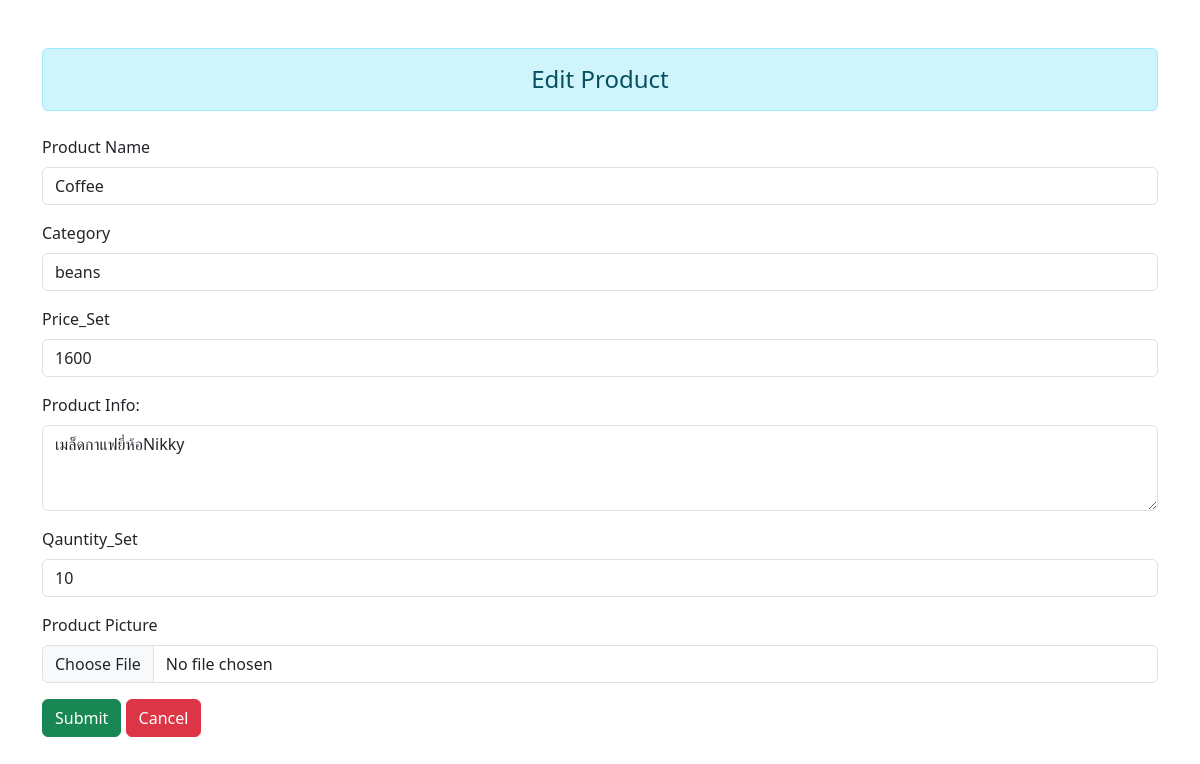
Before: /jobdb/page/admin/edit_inventory.php?listproduct_id=1 with the older database file.
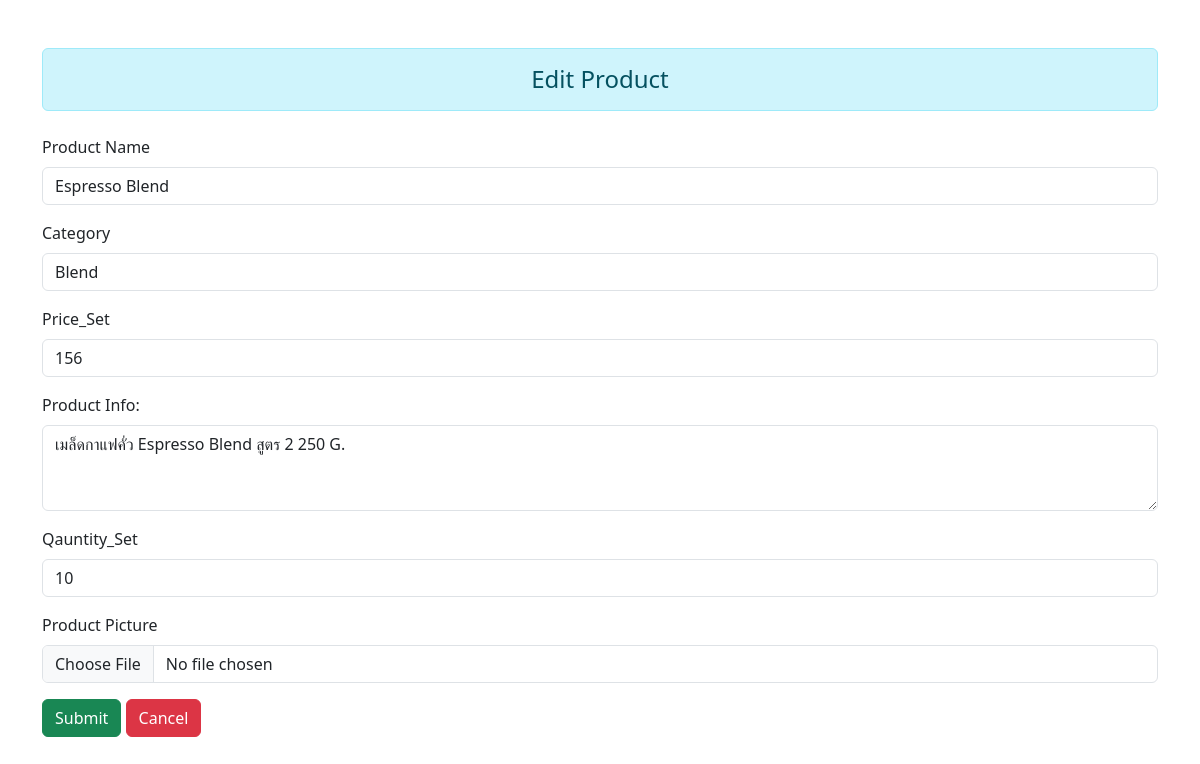
After: the same page with the newer database file.
### tables this page shows
CREATE TABLE `list_product` (
  `listproduct_id` int(10) NOT NULL,
  `product_name` varchar(50) NOT NULL,
  `category` varchar(50) NOT NULL,
  `price_set` decimal(10,0) NOT NULL,
  `product_info` text NOT NULL,
  `qauntity_set` int(11) NOT NULL,
  `product_pic` blob NOT NULL,
  `update_at` datetime NOT NULL DEFAULT current_timestamp() ON UPDATE current_timestamp(),
  `visible` tinyint(4) NOT NULL
);

### jobdb/page/admin/edit_inventory.php (the view, shortened to what this page needs)
<?php
$conn = new ConnectionDatabase();
$conn = $conn->connect();
$listproduct_id = isset($_GET['listproduct_id']) ? intval($_GET['listproduct_id']) : null;
$search = isset($_GET['search']) ? $_GET['search'] : '';
$query = "SELECT * FROM list_product WHERE listproduct_id = ?";
$stmt = $conn->prepare($query);
$stmt->bind_param("i", $listproduct_id);
$stmt->execute();
$result = $stmt->get_result();
if ($result && $result->num_rows > 0) {
    $row = $result->fetch_assoc();
    $product_name = $row["product_name"];
    $category = $row["category"];
    $price_set = $row["price_set"];
    $product_info = $row["product_info"];
    $quantity_set = $row["qauntity_set"];
} else {
    echo "<script>alert('Product not found.'); window.location.href='inventory.php';</script>";
    exit;
}
?>
<!doctype html>
<html lang="en">
<head>
    <link href="https://cdn.jsdelivr.net/npm/bootstrap@5.3.3/dist/css/bootstrap.min.css" rel="stylesheet">
</head>
<body>
    <div class="container mt-5">
        <div class="h4 text-center alert alert-info mb-4" role="alert">Edit Product</div>
        <form action="edit_inventory.php?listproduct_id=<?= htmlspecialchars($listproduct_id) ?>" method="post" enctype="multipart/form-data">
            <div class="mb-3">
                <label class="form-label">Product Name</label>
                <input type="text" name="product_name" value="<?= htmlspecialchars($product_name) ?>" class="form-control" required>
            </div>
            <div class="mb-3">
                <label class="form-label">Category</label>
                <input type="text" name="category" value="<?= htmlspecialchars($category) ?>" class="form-control" required>
            </div>
            <div class="mb-3">
                <label class="form-label">Price_Set</label>
                <input type="number" name="price_set" value="<?= htmlspecialchars($price_set) ?>" class="form-control" required>
            </div>
            <div class="mb-3">
                <label class="form-label">Product Info:</label>
                <textarea name="product_info" class="form-control" rows="3"><?= htmlspecialchars($product_info) ?></textarea>
            </div>
            <div class="mb-3">
                <label class="form-label">Qauntity_Set</label>
                <input type="number" name="quantity_set" value="<?= htmlspecialchars($quantity_set) ?>" class="form-control" required>
            </div>
            <div class="mb-3">
                <label class="form-label">Product Picture</label>
                <input type="file" name="product_pic" class="form-control" accept="image/*">
            </div>
            <button type="submit" class="btn btn-success">Submit</button>
            <button type="button" class="btn btn-danger" onclick="window.location.href='inventory.php?search=<?= urlencode($search) ?>'">Cancel</button>
        </form>
    </div>
</body>
</html>

Changed rows visible on the page:
changed list_product: product_name "Coffee" → "Espresso Blend"; category "beans" → "Blend"; price_set "1600" → "156"; product_info "เมล็ดกาแฟยี่ห้อNikky" → "เมล็ดกาแฟคั่ว Espresso Blend สูตร 2 250 G."
